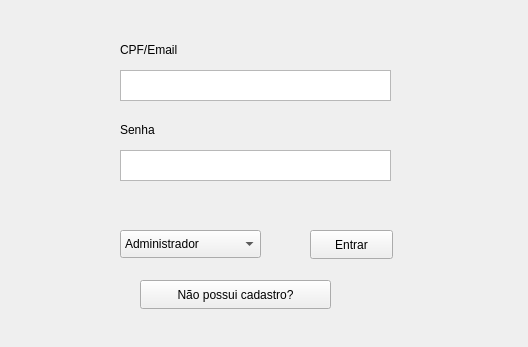
<?xml version="1.0" encoding="UTF-8"?>
<ui version="4.0">
 <class>TelaLogin</class>
 <widget class="QWidget" name="TelaLogin">
  <property name="geometry">
   <rect>
    <x>0</x>
    <y>0</y>
    <width>528</width>
    <height>347</height>
   </rect>
  </property>
  <property name="windowTitle">
   <string>Form</string>
  </property>
  <widget class="QLabel" name="label_2">
   <property name="geometry">
    <rect>
     <x>120</x>
     <y>120</y>
     <width>81</width>
     <height>20</height>
    </rect>
   </property>
   <property name="text">
    <string>Senha</string>
   </property>
  </widget>
  <widget class="QLabel" name="label">
   <property name="geometry">
    <rect>
     <x>120</x>
     <y>40</y>
     <width>81</width>
     <height>20</height>
    </rect>
   </property>
   <property name="text">
    <string>CPF/Email</string>
   </property>
  </widget>
  <widget class="QTextEdit" name="textEdit">
   <property name="geometry">
    <rect>
     <x>120</x>
     <y>70</y>
     <width>271</width>
     <height>31</height>
    </rect>
   </property>
  </widget>
  <widget class="QPushButton" name="pushButton_2">
   <property name="geometry">
    <rect>
     <x>140</x>
     <y>280</y>
     <width>191</width>
     <height>29</height>
    </rect>
   </property>
   <property name="text">
    <string>Não possui cadastro?</string>
   </property>
  </widget>
  <widget class="QTextEdit" name="textEdit_2">
   <property name="geometry">
    <rect>
     <x>120</x>
     <y>150</y>
     <width>271</width>
     <height>31</height>
    </rect>
   </property>
  </widget>
  <widget class="QPushButton" name="pushButton">
   <property name="geometry">
    <rect>
     <x>310</x>
     <y>230</y>
     <width>83</width>
     <height>29</height>
    </rect>
   </property>
   <property name="text">
    <string>Entrar</string>
   </property>
  </widget>
  <widget class="QComboBox" name="comboBox">
   <property name="geometry">
    <rect>
     <x>120</x>
     <y>230</y>
     <width>141</width>
     <height>28</height>
    </rect>
   </property>
   <item>
    <property name="text">
     <string>Administrador</string>
    </property>
   </item>
   <item>
    <property name="text">
     <string>Secretário</string>
    </property>
   </item>
   <item>
    <property name="text">
     <string>Médico</string>
    </property>
   </item>
  </widget>
 </widget>
 <resources/>
 <connections/>
</ui>
